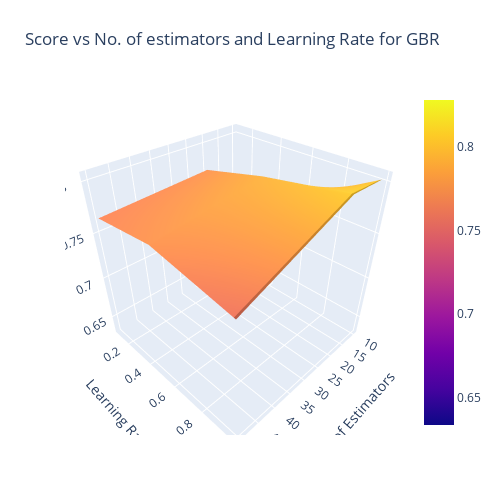
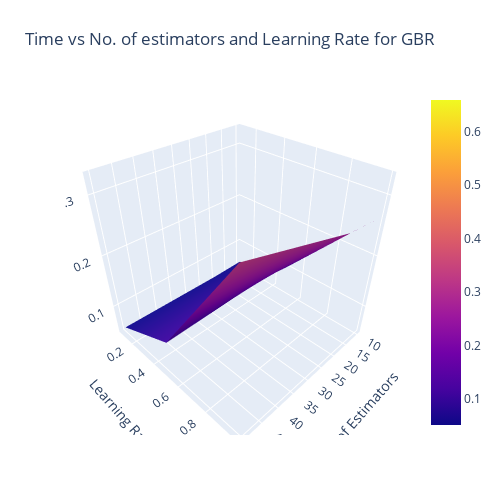

The notebook cell saved with these charts, in order:
### Code cell
print(f"Best no. of estimators for GradientBoostingRegressor: {best_no_tree_gb_regressor}")
print(f"Best learning rate for GradientBoostingRegressor: {best_learning_rate_gb_regressor}")
print(f"Best score for GradientBoostingRegressor: {best_accuracy_gb_regressor}")

fig = go.Figure(data=[go.Surface(z=accuracy_gb_regressor[:,0].reshape(len(no_trees), len(learning_rates)), x=no_trees, y=learning_rates)])
fig.update_layout(
    title='Score vs No. of estimators and Learning Rate for GBR',
    autosize=False,
    width=500,
    height=500,
    margin=dict(l=65, r=50, b=65, t=90),
    scene=dict(
        xaxis_title='No. of Estimators',
        yaxis_title='Learning Rate',
        zaxis_title='Score'
    )
)
fig.show()

fig = go.Figure(data=[go.Surface(z=time_gb_regressor[:,0].reshape(len(no_trees), len(learning_rates)), x=no_trees, y=learning_rates)])
fig.update_layout(
    title='Time vs No. of estimators and Learning Rate for GBR',
    autosize=False,
    width=500,
    height=500,
    margin=dict(l=65, r=50, b=65, t=90),
    scene=dict(
        xaxis_title='No. of Estimators',
        yaxis_title='Learning Rate',
        zaxis_title='Time'
    )
)
fig.show()

### Figure 1 — Plotly figure (JSON) as saved in the notebook; plotly's stock layout.template omitted (floating-point values rounded to 4 significant figures)
{"data": [{"type": "surface", "x": [10, 20, 50, 100], "y": [0.1, 0.5, 1], "z": [[0.6335, 0.7725, 0.7654], [0.7514, 0.7889, 0.7728], [0.8028, 0.8035, 0.7576], [0.8136, 0.8283, 0.7564]]}], "layout": {"autosize": false, "height": 500, "margin": {"b": 65, "l": 65, "r": 50, "t": 90}, "scene": {"xaxis": {"title": {"text": "No. of Estimators"}}, "yaxis": {"title": {"text": "Learning Rate"}}, "zaxis": {"title": {"text": "Score"}}}, "title": {"text": "Score vs No. of estimators and Learning Rate for GBR"}, "width": 500}}

### Figure 2 — Plotly figure (JSON) as saved in the notebook; plotly's stock layout.template omitted (floating-point values rounded to 4 significant figures)
{"data": [{"type": "surface", "x": [10, 20, 50, 100], "y": [0.1, 0.5, 1], "z": [[0.05249, 0.05081, 0.05274], [0.1021, 0.1107, 0.1063], [0.2661, 0.2725, 0.3294], [0.5639, 0.5702, 0.6594]]}], "layout": {"autosize": false, "height": 500, "margin": {"b": 65, "l": 65, "r": 50, "t": 90}, "scene": {"xaxis": {"title": {"text": "No. of Estimators"}}, "yaxis": {"title": {"text": "Learning Rate"}}, "zaxis": {"title": {"text": "Time"}}}, "title": {"text": "Time vs No. of estimators and Learning Rate for GBR"}, "width": 500}}
